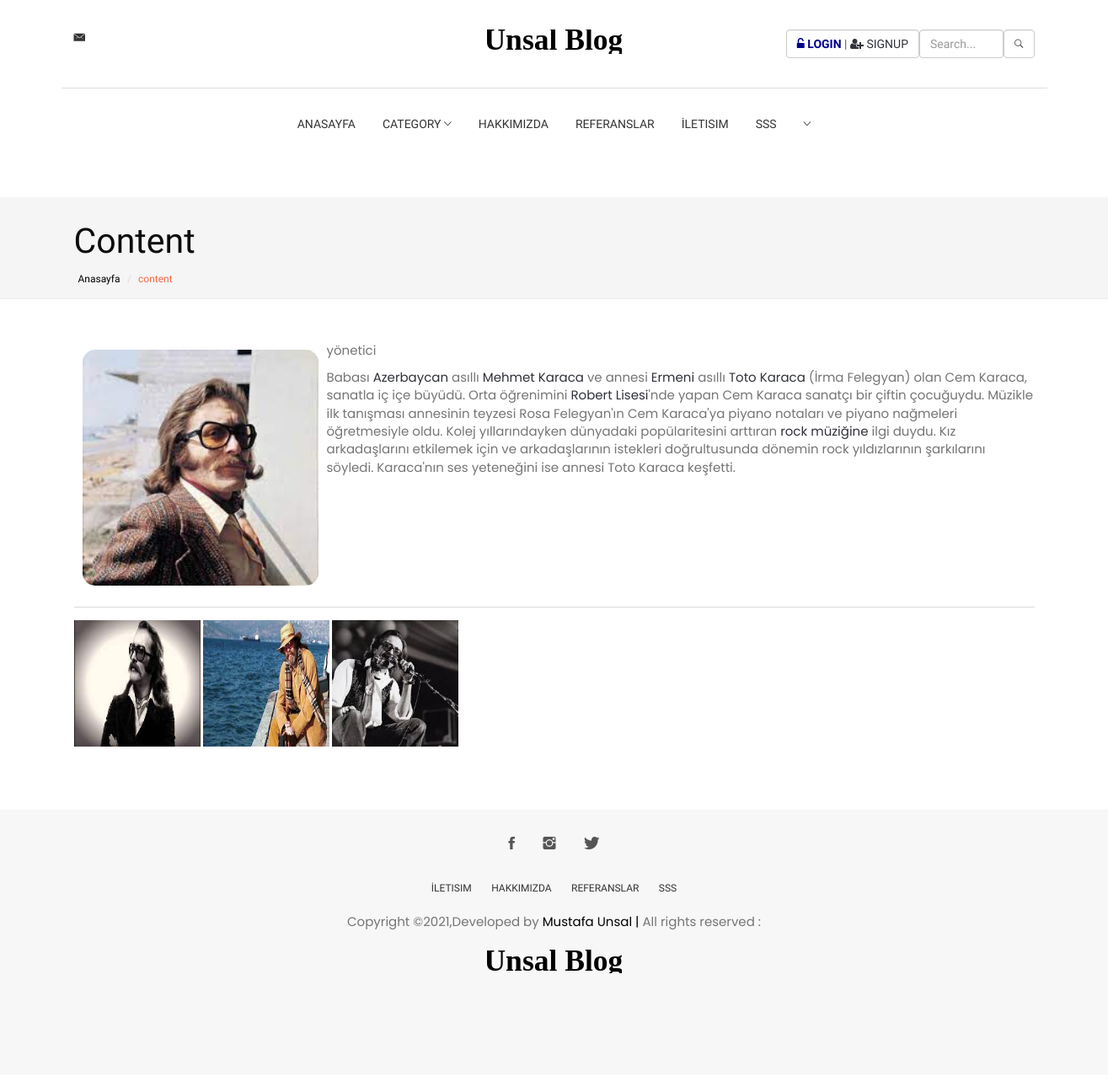
Page /content/3/menu-yonetici/ on the committed database.
### content/models.py (models this page shows, shortened)
class Content(models.Model):
    user = models.ForeignKey(User,on_delete=models.SET_NULL,null=True)
    menu = models.OneToOneField(Menu,null=True,blank=True,on_delete=models.CASCADE) #ilişkilendirme Menu ile
    type = models.CharField(choices=TYPE,max_length=10)
    title = models.CharField(blank=True,max_length=100)
    description = models.CharField(blank=True,max_length=255)
    keywords = models.CharField(blank=True,max_length=255)
    image = models.ImageField(blank=True,upload_to='images/')
    detail = RichTextUploadingField()
    slug = models.SlugField(null=False,unique=True) #metinsel olarak çağırmak için
    status = models.CharField(max_length=10,choices= STATUS) #açılan kutuda seçim olanı gelmesi için
    create_at = models.DateTimeField(auto_now_add=True)
    update_at = models.DateTimeField(auto_now=True)
    def image_tag(self):    #resmi admin panelde göstermesi için
        return mark_safe('<img src="{}" height="50"/>'.format(self.image.url))
    image_tag.short_description = 'Image'

class CImages(models.Model):
    content = models.ForeignKey(Content,on_delete=models.CASCADE) #ilişkilendirme category ile
    title = models.CharField(max_length=50,blank=True)
    image = models.ImageField(blank=True,upload_to='images/')
    def image_tag(self):    #resmi admin panelde göstermesi için
        return mark_safe('<img src="{}" height="50"/>'.format(self.image.url))
    image_tag.short_description = 'Image'

### home/views.py (the view)
# urls.py: path('content/<int:id>/<slug:slug>/', views.content_detail,name='content_detail'),
def content_detail(request, id, slug):
    category = Category.objects.all()
    menu = Menu.objects.all()
    try:
        content = Content.objects.get(pk=id)
        images = CImages.objects.filter(content_id=id)
        context = {
            'category': category,
            'menu': menu,
            'content': content,
            'images': images,
        }
    except:
        messages.warning(request,"Hata! ilgili içerik bulunamadı")
        link='/error'
        return HttpResponseRedirect(link)
    return render(request, 'content_detail.html', context)

### home/templates/content_detail.html (shortened to what this page needs)
{% extends 'homebase.html' %}
{% block sidebar %}{% include 'sidebar.html' %}{% endblock %}
{% block content %}
    <section class="page-header">
        <div class="container">
            <div class="row">
                <div class="col-md-12">
                    <div class="content">
                        <h1 class="page-name" style="color: #0c0c0c">Content</h1>
                        <ol class="breadcrumb">
                            <li><a href="/">Anasayfa</a></li>
                            <li class="active">content</li>
                        </ol>
                    </div>
                </div>
            </div>
        </div>
    </section>
    <div class="section">
        <div class="container">
            <div class="row">
                <div class="col-md-12">
                    <div class="section-row">
                        <img src="{{ content.image.url }}" height="300" align="left" style="padding: 10px;border-radius: 25px">
                        {{ content.detail|safe }}
                    </div>
                </div>
            </div>
            <hr>
            <div class="row">
                <div class="col-md-12">
                    <div class="section-row">
                        {% for rs in images %}
                            <img src="{{ rs.image.url }}" alt="" height="150"width="150">
                        {% endfor %}
                    </div>
                </div>
            </div>
        </div>
    </div>
{% endblock %}

### home/static/css/style.css (style rules this page uses)
body { font-family: 'Muli', sans-serif; font-size: 16px; color: #505050; font-weight: 400; overflow-x: hidden; }
h1, h2, h3, h4, h5, h6 { font-family: 'Montserrat', sans-serif; color: #11151c; font-weight: 700; margin: 0px 0px 15px; }
h1 { font-size: 32.437px; }
p { margin: 0px 0px 20px; }
a { color: #11151c; -webkit-transition: 0.2s color; transition: 0.2s color; }
ul, ol { margin: 0; padding: 0; list-style: none }
.section { padding-top: 30px; }
.section-row { margin-bottom: 30px; }
.page-header { position: relative; margin: 0; padding-top: 120px; padding-bottom: 80px; background-color: #1b1c1e; }
.page-header h1 { font-size: 41.053px; color: #FFF; }

### home/static/css/style1.css (style rules this page uses)
body { line-height: 1.5; font-family: "Poppins", sans-serif; -webkit-font-smoothing: antialiased; }
p { font-family: "Poppins", sans-serif; color: #757575; font-size: 15px; }
h1, h2, h3, h4, h5, h6 { font-family: "Poppins", sans-serif; }
h1, h2, h3, h4, h5, h6 { font-weight: 400; }
ol, ul { margin: 0; padding: 0; list-style: none; }
a, a:focus, a:hover { text-decoration: none; outline: 0; color: #000; }
.section { padding: 80px 0; }
.page-header { background: #f5f5f5; margin-top: 20px; border-bottom: none; padding: 30px 0; }
.page-header h1 { font-weight: 200; margin: 0 0 6px 0; }
.page-header .breadcrumb { background: transparent; padding: 5px; margin: 0; }
.page-header .breadcrumb li { font-weight: 200; font-size: 12px; }
.page-header .breadcrumb li a { color: #000; }

### home/static/css1/style.css (style rules this page uses)
body { font-family: 'Hind', sans-serif; color: #4A4E5A; overflow-x: hidden; }
h1, h2, h3, h4, h5, h6 { color: #30323A; margin: 0 0 10px; font-weight: 700; }
a { color: #30323A; -webkit-transition: 0.3s color; transition: 0.3s color; }
ul, ol { margin: 0; padding: 0; list-style: none }
hr { margin-top: 15px; margin-bottom: 15px; border-color: #DADADA; }
.section { padding-top: 30px; padding-bottom: 30px; }
.breadcrumb { background-color: transparent; border: none; border-radius: 0px; padding: 15px 0px; margin: 0; }
.breadcrumb>.active { color: #F8694A; }
.breadcrumb>li+li:before { color: #DADADA; }

### rows in the picture
Content: image (picture), detail "yönetici Babası Azerbaycan asıllı Mehmet Karaca ve annesi Ermeni asıllı Toto Karaca (İrma Felegyan) olan Cem Karaca, sanatla iç içe büyüdü. Orta öğrenimini Robert Lisesi 'nde yapan Cem Karaca sanatçı bir çiftin çocuğuydu. Müzikle ilk tanışması annesinin teyzesi Rosa Felegyan'ın Cem Karaca'ya piyano notaları ve piyano nağmeleri öğretmesiyle oldu. Kolej yıllarındayken dünyadaki popülaritesini arttıran rock müziğine ilgi duydu. Kız arkadaşlarını etkilemek için ve arkadaşlarının istekleri doğrultusunda dönemin rock yıldızlarının şarkılarını söyledi. Karaca'nın ses yeteneğini ise annesi Toto Karaca keşfetti."
CImages: image (picture)
CImages: image (picture)
CImages: image (picture)
